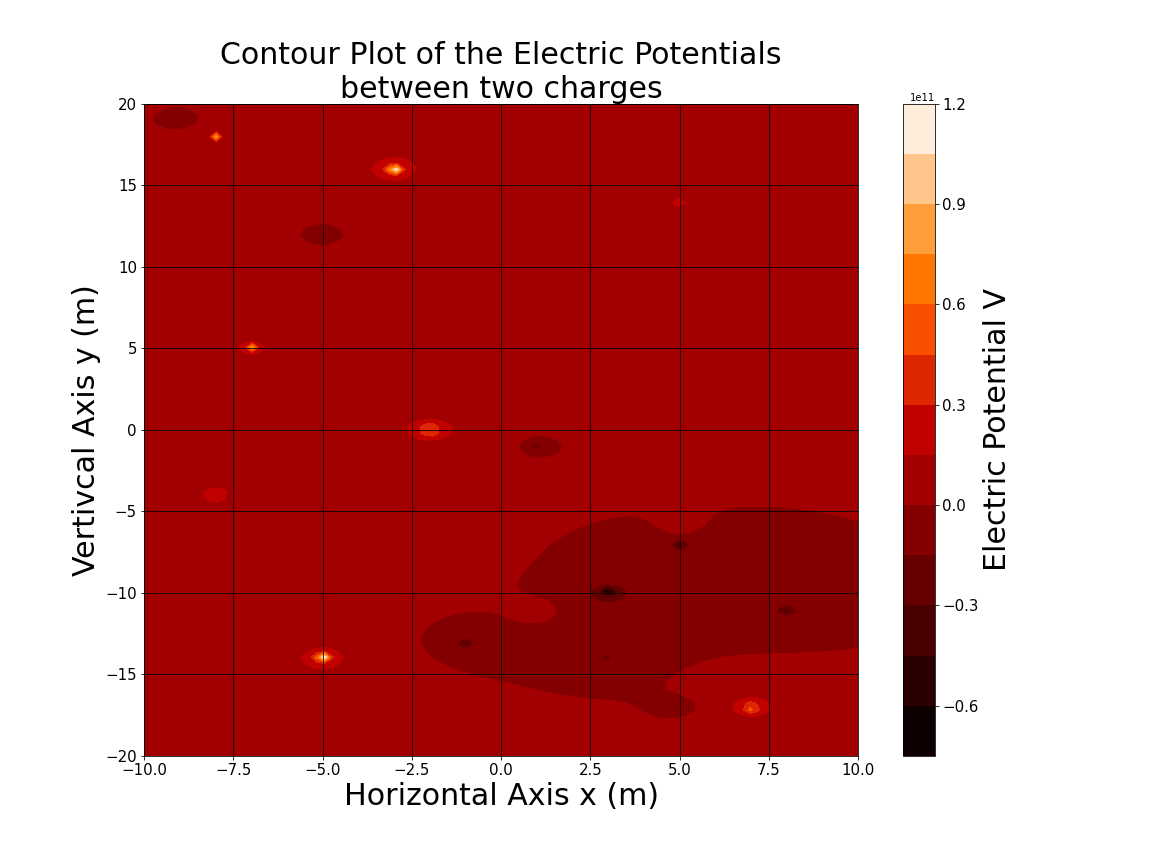

The script that saved this image:
# -*- coding: utf-8 -*-
"""
Created on Tue Oct 29 18:55:57 2024

Author: NadanGuerdoe
"""

## Qgrid defined by Dr. Pawlowski

from numpy import arange,vstack,meshgrid,delete
from random import choice

def qgrid(n):
    '''Usage: data = qgrid(50)

    Assigns n charges to a qgrid at random.  qgrid returns a dictionary of two arrays:
    data['charges'] is an array of charges (in Coulombs)
    data['coordinates'] is an array of coordinate pairs corresponding to the location of each charge (each pair a 2 element array, [x,y])
    '''

    h = 1
    x = arange(-10,10+h,h)
    y = arange(-20,20+h,h)

    nCharges = n
    qCharge = [-1,-.5,-.25,.25,.5,1] #charges can have this sign

    coordinates = vstack(meshgrid(x,y)).reshape(2,-1).T

    q = []
    outCoordinates = []

    for i in range(nCharges):
        myCoorIndex = choice(range(len(coordinates)))
        q.append(choice(qCharge))
        outCoordinates.append(coordinates[myCoorIndex])
        coordinates = delete(coordinates,myCoorIndex,0)

    return {'charges':q,'coordinates':outCoordinates}

## Potential python grapher by NadanGuerdoe

import numpy as np, matplotlib.pyplot as plt, pandas as pandas, math as math

n = 20 # Number of random charges
grid = qgrid(n)

e0 = 8.8541878128*10**(-12)
q1 = 1
q2 = -1
d = 0.1 

xq1 = -d/2
yq1 = 0
xq2 = d/2
yq2 = 0

minX = -10#min(grid.get('coordinates')[:][0])
maxX = 10#max(grid.get('coordinates')[:][0])
minY = -20#min(grid.get('coordinates')[:][1])
maxY = 20#max(grid.get('coordinates')[:][1])

#mylevels = np.arange(min(V),max(V)))

xrange = np.linspace(minX, maxX, 100)
yrange = np.linspace(minY, maxY, 100)

def V(q, x, y, xq, yq, d, e0 = e0):
    V = []
    E = []
    Ex = []
    Ey = []
    for j in xrange:
        for k in yrange:
            r = np.sqrt((j-xq)**2+(k-yq)**2)
            V.append((q/(4*np.pi*e0*r)))
            E.append(-(q/(4*np.pi*e0*r**2)))
            Ex.append(-(q*j/(4*np.pi*e0*r)))
            Ey.append(-(q*k/(4*np.pi*e0*r)))
    #breakpoint()
    return [V, E, Ex, Ey]

df = {'V1': V(q1, xrange, yrange, xq1, yq1, d)[0], 'V2': V(q2, xrange, yrange, xq2, yq2, d)[0], 
     'E1': V(q1, xrange, yrange, xq1, yq1, d)[1], 'E2': V(q2, xrange, yrange, xq2, yq2, d)[1]}

dataframe = pandas.DataFrame.from_dict(data=df)

V1 = dataframe[['V1']].values.ravel()
V2 = dataframe[['V2']].values.ravel()
E1 = dataframe[['E1']].values.ravel()
E2 = dataframe[['E2']].values.ravel()

Vi = []
Ei = []
Ex = []
Ey = []

i = 0
while i < n:
    Vi.append(np.array(V(grid.get('charges')[i], xrange, yrange, grid.get('coordinates')[i][0], grid.get('coordinates')[i][1], d)[0]))
    Ei.append(np.array(V(grid.get('charges')[i], xrange, yrange, grid.get('coordinates')[i][0], grid.get('coordinates')[i][1], d)[1]))
    Ex.append(np.array(V(grid.get('charges')[i], xrange, yrange, grid.get('coordinates')[i][0], grid.get('coordinates')[i][1], d)[2]))
    Ey.append(np.array(V(grid.get('charges')[i], xrange, yrange, grid.get('coordinates')[i][0], grid.get('coordinates')[i][1], d)[3]))
    #print(Vi)
    i += 1

V_tot = sum(Vi)
V_tot = V_tot.reshape(len(xrange),len(yrange)).T

#dV_tot_dx = np.gradient(E1, xrange)
#dV_tot_dy = np.gradient(E2, yrange)
E1 = sum(Ex)
E2 = sum(Ey)
E1 = E1.reshape(len(xrange),len(yrange)).T
E2 = E2.reshape(len(xrange),len(yrange)).T
E_tot = sum(Ei)
E_tot = E_tot.reshape(len(xrange),len(yrange)).T 

#mylevels = np.arange(min(V),max(V), 1000)

plt.figure()
plt.gcf().set_size_inches(16, 12)
plt.title('Contour Plot of the Electric Potentials\nbetween two charges', size = 30)
plt.xlabel('Horizontal Axis x (m)', size = 30)
plt.ylabel('Vertivcal Axis y (m)', size = 30)
plt.contourf(xrange, yrange, V_tot, levels = 15, cmap='gist_heat')
plt.xlim(min(xrange),max(xrange))
plt.ylim(min(yrange),max(yrange))
colorbar = plt.colorbar()
colorbar.set_label('Electric Potential V', fontsize=30)  # Set title and font size
colorbar.ax.tick_params(labelsize=15)
plt.tick_params(labelsize=15)
plt.grid(color = "k")
plt.savefig('potential.png')


plt.figure()
plt.gcf().set_size_inches(16, 12)
plt.title('Quiver plot of the Electric Field versus Position', size = 30)
plt.xlabel('Horizontal Axis x (m)', size = 20)
plt.ylabel('Vertivcal Axis y (m)', size = 20)
Q = plt.quiver(xrange, yrange, E1, E2, E_tot, width = 0.002, scale = 0.5*10**13)
plt.tick_params(labelsize=15)
plt.quiverkey(Q, X=0.1, Y=-0.055, U=10**14, label='Quiver key, length = 10^14 V/m', labelpos='E')
plt.grid(linewidth=0.2, color = "k")
plt.savefig('efield.png')
#qk = ax.quiverkey(Q, 0.5*d, 0.5*d, 2, r'$2 \frac{m}{s}$', labelpos='E',
                   #coordinates='figure')
